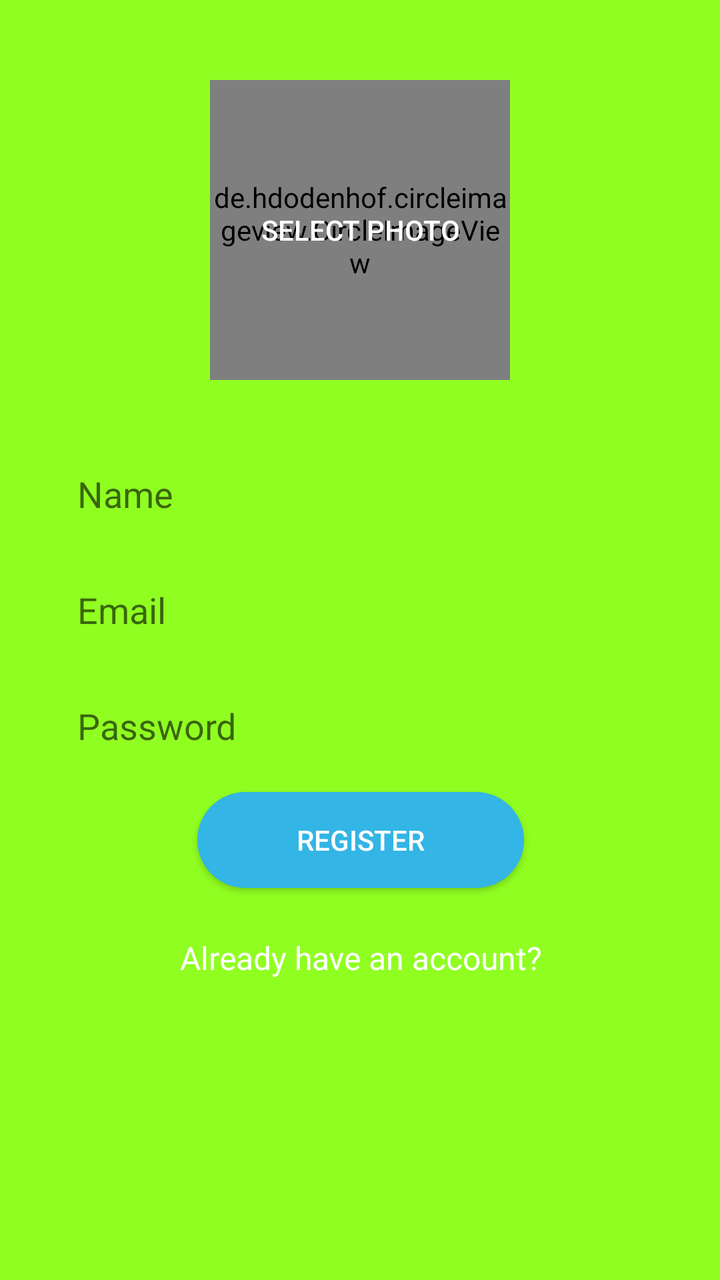
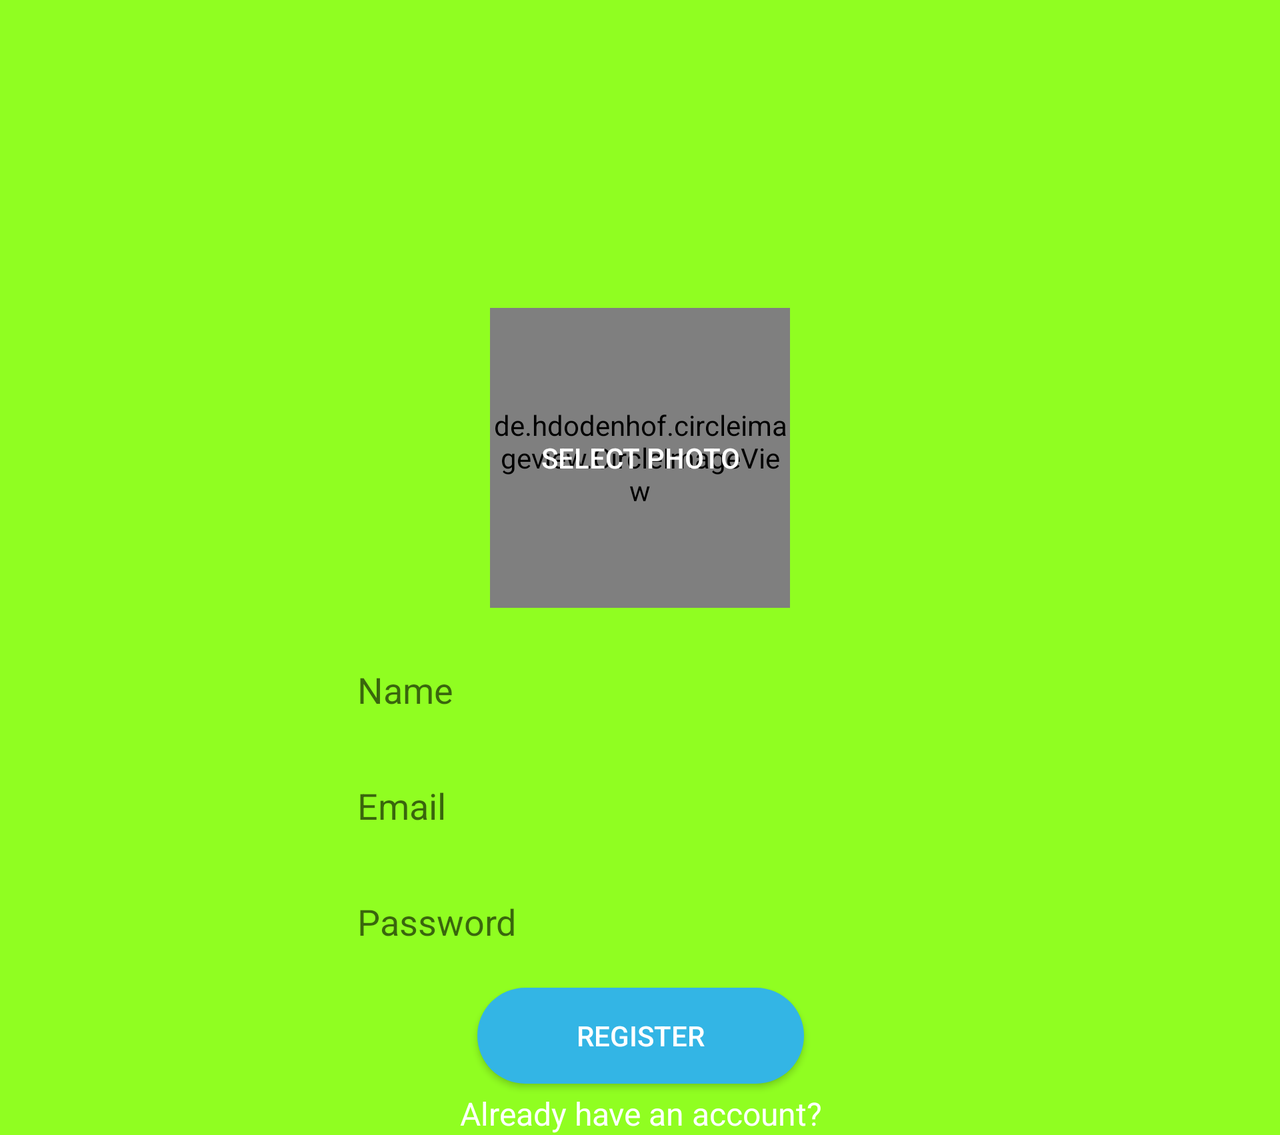

The same Android screen from two of the app's own layout files: first res/layout/ as a phone draws it, then the repository's variant for another configuration, drawn on a device whose configuration selects that folder. Both files follow.
<!-- AndroidManifest.xml: application theme AppTheme -->
<!-- res/layout/activity_main.xml -->
<?xml version="1.0" encoding="utf-8"?>
<androidx.constraintlayout.widget.ConstraintLayout xmlns:android="http://schemas.android.com/apk/res/android"
    xmlns:app="http://schemas.android.com/apk/res-auto"
    xmlns:tools="http://schemas.android.com/tools"
    android:layout_width="match_parent"
    android:layout_height="match_parent"
    android:background="#DD80FF00"
    android:padding="8dp"
    tools:context=".views.RegisterActivity">

    <de.hdodenhof.circleimageview.CircleImageView
        android:id="@+id/select_photo_image"
        android:layout_width="150dp"
        android:layout_height="150dp"
        app:civ_border_width="4dp"
        app:layout_constraintBottom_toBottomOf="@+id/select_photo"
        app:layout_constraintEnd_toEndOf="@+id/select_photo"
        app:layout_constraintStart_toStartOf="@+id/select_photo"
        app:layout_constraintTop_toTopOf="@+id/select_photo" />

    <Button
        android:id="@+id/select_photo"
        android:layout_width="150dp"
        android:layout_height="150dp"
        android:layout_marginTop="32dp"
        android:background="@drawable/rounded_select_photo_button"
        android:text="@string/select_photo"
        android:textColor="@android:color/white"
        app:layout_constraintEnd_toEndOf="parent"
        app:layout_constraintStart_toStartOf="parent"
        app:layout_constraintTop_toTopOf="parent" />

    <EditText
        android:id="@+id/username"
        android:layout_width="wrap_content"
        android:layout_height="50dp"
        android:layout_marginTop="32dp"
        android:background="@drawable/rounded_edit_text"
        android:ems="15"
        android:hint="@string/name"
        android:inputType="textPersonName"
        android:paddingStart="16dp"
        android:paddingEnd="16dp"
        app:layout_constraintEnd_toEndOf="@+id/select_photo"
        app:layout_constraintStart_toStartOf="@+id/select_photo"
        app:layout_constraintTop_toBottomOf="@+id/select_photo" />

    <EditText
        android:id="@+id/email"
        android:layout_width="wrap_content"
        android:layout_height="50dp"
        android:layout_margin="8dp"
        android:background="@drawable/rounded_edit_text"
        android:ems="15"
        android:hint="@string/email"
        android:inputType="textEmailAddress"
        android:paddingStart="16dp"
        android:paddingEnd="16dp"
        app:layout_constraintEnd_toEndOf="parent"
        app:layout_constraintStart_toStartOf="parent"
        app:layout_constraintTop_toBottomOf="@id/username" />

    <EditText
        android:id="@+id/password"
        android:layout_width="wrap_content"
        android:layout_height="50dp"
        android:layout_margin="8dp"
        android:background="@drawable/rounded_edit_text"
        android:ems="15"
        android:hint="@string/password"
        android:inputType="textPassword"
        android:paddingStart="16dp"
        android:paddingEnd="16dp"
        app:layout_constraintEnd_toEndOf="parent"
        app:layout_constraintStart_toStartOf="parent"
        app:layout_constraintTop_toBottomOf="@id/email" />

    <Button
        android:id="@+id/register"
        android:layout_width="wrap_content"
        android:layout_height="wrap_content"
        android:layout_margin="8dp"
        android:background="@drawable/rounded_button"
        android:ems="10"
        android:text="@string/register_UC"
        android:textColor="@android:color/white"
        app:layout_constraintEnd_toEndOf="@+id/password"
        app:layout_constraintStart_toStartOf="@+id/password"
        app:layout_constraintTop_toBottomOf="@+id/password" />

    <TextView
        android:id="@+id/already_registered"
        android:layout_width="wrap_content"
        android:layout_height="wrap_content"
        android:layout_margin="24dp"
        android:text="@string/already_have_an_account"
        android:textColor="@android:color/white"
        android:textSize="16sp"
        app:layout_constraintEnd_toEndOf="@+id/register"
        app:layout_constraintStart_toStartOf="@+id/register"
        app:layout_constraintTop_toBottomOf="@+id/register" />
</androidx.constraintlayout.widget.ConstraintLayout>
<!-- resources referenced by this layout -->
<resources>
  <!-- drawable rounded_button (drawable) -->
  <?xml version="1.0" encoding="utf-8"?>
  <shape xmlns:android="http://schemas.android.com/apk/res/android">
  
      <solid android:color="@android:color/holo_blue_light"/>
      <corners android:radius="25dp"/>
  </shape>
  <string name="already_have_an_account">Already have an account?</string>
  <string name="email">Email</string>
  <string name="name">Name</string>
  <string name="password">Password</string>
  <string name="register_UC">REGISTER</string>
  <string name="select_photo">Select photo</string>
  <style name="AppTheme" parent="Theme.AppCompat.Light.DarkActionBar">
          
          <item name="colorPrimary">@android:color/holo_blue_light</item>
          <item name="colorPrimaryDark">@color/colorPrimaryDark</item>
          <item name="colorAccent">@color/colorAccent</item>
      </style>
  <color name="colorPrimaryDark">#29335C</color>
  <color name="colorAccent">#D81B60</color>
</resources>
<!-- res/layout-land/activity_main.xml (the repository's variant of the layout above) -->
<!-- drawn on the phone turned sideways -->
<?xml version="1.0" encoding="utf-8"?>
<ScrollView xmlns:android="http://schemas.android.com/apk/res/android"
    xmlns:app="http://schemas.android.com/apk/res-auto"
    xmlns:tools="http://schemas.android.com/tools"
    android:layout_width="match_parent"
    android:layout_height="match_parent"
    android:background="#DD80FF00"
    tools:context=".views.RegisterActivity">

    <androidx.constraintlayout.widget.ConstraintLayout
        android:layout_width="match_parent"
        android:layout_height="wrap_content"
        android:layout_gravity="center">

        <Button
            android:id="@+id/select_photo"
            android:layout_width="150dp"
            android:layout_height="150dp"
            android:layout_margin="4dp"
            android:background="@drawable/rounded_select_photo_button"
            android:text="@string/select_photo"
            android:textColor="@android:color/white"
            app:layout_constraintEnd_toEndOf="@id/kostyl"
            app:layout_constraintStart_toStartOf="@id/kostyl"
            app:layout_constraintTop_toTopOf="@id/kostyl" />

        <Button
            android:id="@+id/register"
            android:layout_width="wrap_content"
            android:layout_height="wrap_content"
            android:layout_margin="8dp"
            android:background="@drawable/rounded_button"
            android:ems="10"
            android:text="@string/register_UC"
            android:textColor="@android:color/white"
            app:layout_constraintEnd_toEndOf="@+id/password"
            app:layout_constraintStart_toStartOf="@+id/password"
            app:layout_constraintTop_toBottomOf="@+id/password" />

        <EditText
            android:id="@+id/email"
            android:layout_width="wrap_content"
            android:layout_height="50dp"
            android:layout_margin="8dp"
            android:background="@drawable/rounded_edit_text"
            android:ems="15"
            android:hint="@string/email"
            android:inputType="textEmailAddress"
            android:paddingStart="16dp"
            android:paddingEnd="16dp"
            app:layout_constraintEnd_toEndOf="parent"
            app:layout_constraintStart_toStartOf="parent"
            app:layout_constraintTop_toBottomOf="@id/username" />

        <EditText
            android:id="@+id/password"
            android:layout_width="wrap_content"
            android:layout_height="50dp"
            android:layout_margin="8dp"
            android:background="@drawable/rounded_edit_text"
            android:ems="15"
            android:hint="@string/password"
            android:inputType="textPassword"
            android:paddingStart="16dp"
            android:paddingEnd="16dp"
            app:layout_constraintEnd_toEndOf="parent"
            app:layout_constraintStart_toStartOf="parent"
            app:layout_constraintTop_toBottomOf="@id/email" />

        <EditText
            android:id="@+id/username"
            android:layout_width="wrap_content"
            android:layout_height="50dp"
            android:layout_marginTop="16dp"
            android:background="@drawable/rounded_edit_text"
            android:ems="15"
            android:hint="@string/name"
            android:inputType="textPersonName"
            android:paddingStart="16dp"
            android:paddingEnd="16dp"
            app:layout_constraintEnd_toEndOf="@+id/select_photo"
            app:layout_constraintStart_toStartOf="@+id/select_photo"
            app:layout_constraintTop_toBottomOf="@+id/select_photo" />

        <TextView
            android:id="@+id/already_registered"
            android:layout_width="wrap_content"
            android:layout_height="wrap_content"
            android:layout_margin="4dp"
            android:text="@string/already_have_an_account"
            android:textColor="@android:color/white"
            android:textSize="16sp"
            app:layout_constraintEnd_toEndOf="@+id/register"
            app:layout_constraintStart_toStartOf="@+id/register"
            app:layout_constraintTop_toBottomOf="@+id/register" />

        <View
            android:id="@+id/kostyl"
            android:layout_width="match_parent"
            android:layout_height="4dp"
            app:layout_constraintBottom_toBottomOf="@id/select_photo"
            app:layout_constraintEnd_toEndOf="parent"
            app:layout_constraintStart_toStartOf="parent"
            app:layout_constraintTop_toTopOf="parent" />

        <de.hdodenhof.circleimageview.CircleImageView
            android:id="@+id/select_photo_image"
            android:layout_width="150dp"
            android:layout_height="150dp"
            app:civ_border_width="4dp"
            app:layout_constraintBottom_toBottomOf="@+id/select_photo"
            app:layout_constraintEnd_toEndOf="@+id/select_photo"
            app:layout_constraintStart_toStartOf="@+id/select_photo"
            app:layout_constraintTop_toTopOf="@+id/select_photo" />
    </androidx.constraintlayout.widget.ConstraintLayout>
</ScrollView>
